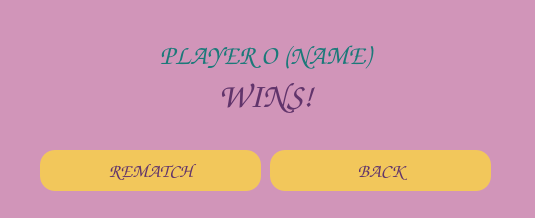
<?xml version="1.0" encoding="UTF-8"?>
<ui version="4.0">
 <class>MainWindow</class>
 <widget class="QMainWindow" name="MainWindow">
  <property name="geometry">
   <rect>
    <x>0</x>
    <y>0</y>
    <width>535</width>
    <height>218</height>
   </rect>
  </property>
  <property name="windowTitle">
   <string>MainWindow</string>
  </property>
  <widget class="QWidget" name="centralwidget">
   <widget class="QTextBrowser" name="textBrowser_2">
    <property name="geometry">
     <rect>
      <x>-20</x>
      <y>-20</y>
      <width>571</width>
      <height>281</height>
     </rect>
    </property>
    <property name="styleSheet">
     <string notr="true">background-color: rgb(209, 149, 185);</string>
    </property>
   </widget>
   <widget class="QLabel" name="playername">
    <property name="geometry">
     <rect>
      <x>110</x>
      <y>30</y>
      <width>311</width>
      <height>51</height>
     </rect>
    </property>
    <property name="font">
     <font>
      <family>Comic Sans MS</family>
      <pointsize>20</pointsize>
      <weight>75</weight>
      <bold>true</bold>
     </font>
    </property>
    <property name="contextMenuPolicy">
     <enum>Qt::PreventContextMenu</enum>
    </property>
    <property name="accessibleDescription">
     <string>&lt;html&gt;&lt;head/&gt;&lt;body&gt;&lt;p&gt;&lt;br/&gt;&lt;/p&gt;&lt;/body&gt;&lt;/html&gt;</string>
    </property>
    <property name="layoutDirection">
     <enum>Qt::RightToLeft</enum>
    </property>
    <property name="styleSheet">
     <string notr="true">color: #1b7979;

</string>
    </property>
    <property name="text">
     <string>PLAYER O (NAME)</string>
    </property>
    <property name="alignment">
     <set>Qt::AlignCenter</set>
    </property>
   </widget>
   <widget class="QLabel" name="wins">
    <property name="geometry">
     <rect>
      <x>190</x>
      <y>70</y>
      <width>151</width>
      <height>51</height>
     </rect>
    </property>
    <property name="font">
     <font>
      <family>Comic Sans MS</family>
      <pointsize>26</pointsize>
      <weight>75</weight>
      <bold>true</bold>
     </font>
    </property>
    <property name="contextMenuPolicy">
     <enum>Qt::PreventContextMenu</enum>
    </property>
    <property name="accessibleDescription">
     <string>&lt;html&gt;&lt;head/&gt;&lt;body&gt;&lt;p&gt;&lt;br/&gt;&lt;/p&gt;&lt;/body&gt;&lt;/html&gt;</string>
    </property>
    <property name="layoutDirection">
     <enum>Qt::RightToLeft</enum>
    </property>
    <property name="styleSheet">
     <string notr="true">color: #61346b;

</string>
    </property>
    <property name="text">
     <string>WINS!</string>
    </property>
    <property name="alignment">
     <set>Qt::AlignCenter</set>
    </property>
   </widget>
   <widget class="QPushButton" name="rematch">
    <property name="geometry">
     <rect>
      <x>40</x>
      <y>150</y>
      <width>221</width>
      <height>41</height>
     </rect>
    </property>
    <property name="font">
     <font>
      <family>Comic Sans MS</family>
      <pointsize>14</pointsize>
      <weight>75</weight>
      <bold>true</bold>
     </font>
    </property>
    <property name="styleSheet">
     <string notr="true">QPushButton {
    background-color: #f2c75b;  /* Background color */
    color: #61346b;               /* Text color */
    border-radius: 15px;          /* Rounded corners */
    padding: 10px;                /* Padding */
}
QPushButton:hover {
    background-color: #d1a95d;    /* Hover background color */
}
</string>
    </property>
    <property name="text">
     <string>REMATCH</string>
    </property>
   </widget>
   <widget class="QPushButton" name="back">
    <property name="geometry">
     <rect>
      <x>270</x>
      <y>150</y>
      <width>221</width>
      <height>41</height>
     </rect>
    </property>
    <property name="font">
     <font>
      <family>Comic Sans MS</family>
      <pointsize>14</pointsize>
      <weight>75</weight>
      <bold>true</bold>
     </font>
    </property>
    <property name="styleSheet">
     <string notr="true">QPushButton {
    background-color: #f2c75b;  /* Background color */
    color: #61346b;               /* Text color */
    border-radius: 15px;          /* Rounded corners */
    padding: 10px;                /* Padding */
}
QPushButton:hover {
    background-color: #d1a95d;    /* Hover background color */
}
</string>
    </property>
    <property name="text">
     <string>BACK</string>
    </property>
   </widget>
  </widget>
 </widget>
 <resources/>
 <connections/>
</ui>
